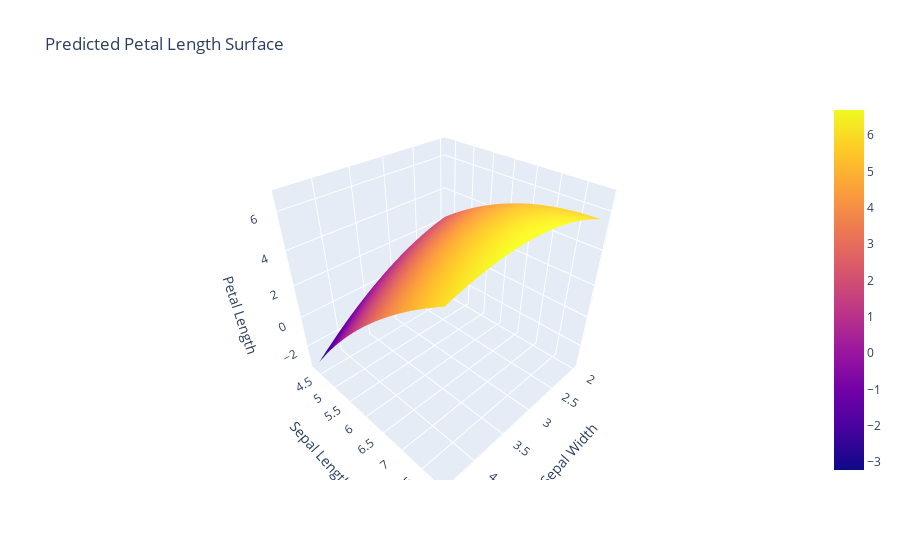

The notebook cell saved with this chart:
### Code cell
sepal_width_range = np.linspace(iris['Sepal.Width'].min(), iris['Sepal.Width'].max(), 100)
sepal_length_range = np.linspace(iris['Sepal.Length'].min(), iris['Sepal.Length'].max(), 100)
sepal_width_values, sepal_length_values = np.meshgrid(sepal_width_range, sepal_length_range)
X_plot = np.column_stack((sepal_width_values.ravel(), sepal_length_values.ravel()))
X_plot_poly = polynomial.transform(X_plot)
predicted_values = model.predict(X_plot_poly)

fig = go.Figure(data = [go.Surface(z = predicted_values.reshape(sepal_width_values.shape),
                                   x = sepal_width_values,
                                   y = sepal_length_values)])

fig.update_layout(title = 'Predicted Petal Length Surface',
                  scene = dict(xaxis_title = 'Sepal Width',
                               yaxis_title = 'Sepal Length',
                               zaxis_title = 'Petal Length'))

### Figure 1 — Plotly figure (JSON) as saved in the notebook; plotly's stock layout.template omitted (floating-point values rounded to 4 significant figures; data arrays with more than 128 entries replaced by an {"elided": "..."} marker saying what was removed)
{"data": [{"x": {"elided": "100x100 float values"}, "y": {"elided": "100x100 float values"}, "z": {"elided": "100x100 float values"}, "type": "surface"}], "layout": {"title": {"text": "Predicted Petal Length Surface"}, "scene": {"xaxis": {"title": {"text": "Sepal Width"}}, "yaxis": {"title": {"text": "Sepal Length"}}, "zaxis": {"title": {"text": "Petal Length"}}}}}
